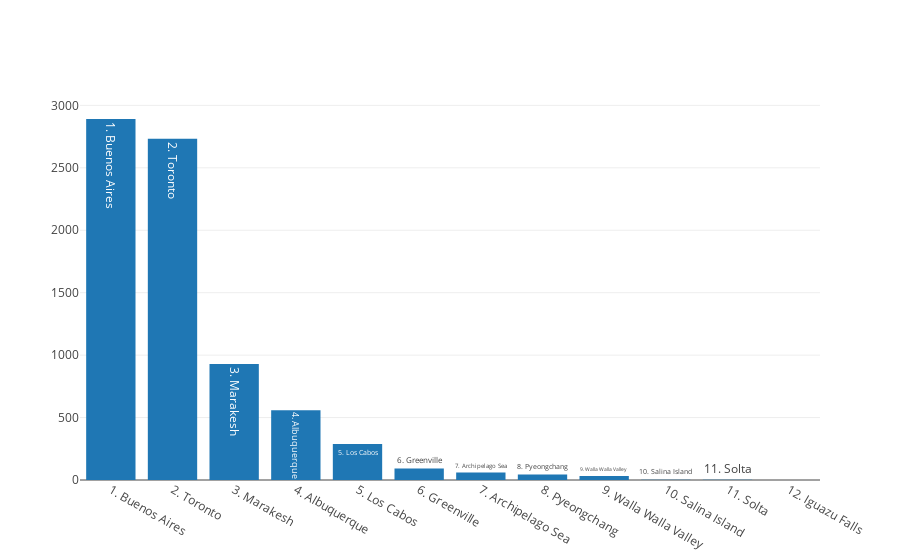

Notebook cell for this chart:
### Code cell
import plotly
plotly.offline.init_notebook_mode(connected=True)
plotly.offline.iplot([trace_populations])

### Figure 1 — Plotly figure (JSON) as saved in the notebook; plotly's stock layout.template omitted (floating-point values rounded to 4 significant figures)
{"data": [{"name": "populations", "text": ["1. Buenos Aires", "2. Toronto", "3. Marakesh", "4. Albuquerque", "5. Los Cabos", "6. Greenville", "7. Archipelago Sea", "8. Pyeongchang", "9. Walla Walla Valley", "10. Salina Island", "11. Solta", "12. Iguazu Falls"], "type": "bar", "uid": "f146c7de-d2fe-11e9-a895-75e0a8824841", "x": ["1. Buenos Aires", "2. Toronto", "3. Marakesh", "4. Albuquerque", "5. Los Cabos", "6. Greenville", "7. Archipelago Sea", "8. Pyeongchang", "9. Walla Walla Valley", "10. Salina Island", "11. Solta", "12. Iguazu Falls"], "y": [2891, 2732, 929, 559, 288, 93, 60, 44, 33, 3, 2, 0]}], "layout": {}}
